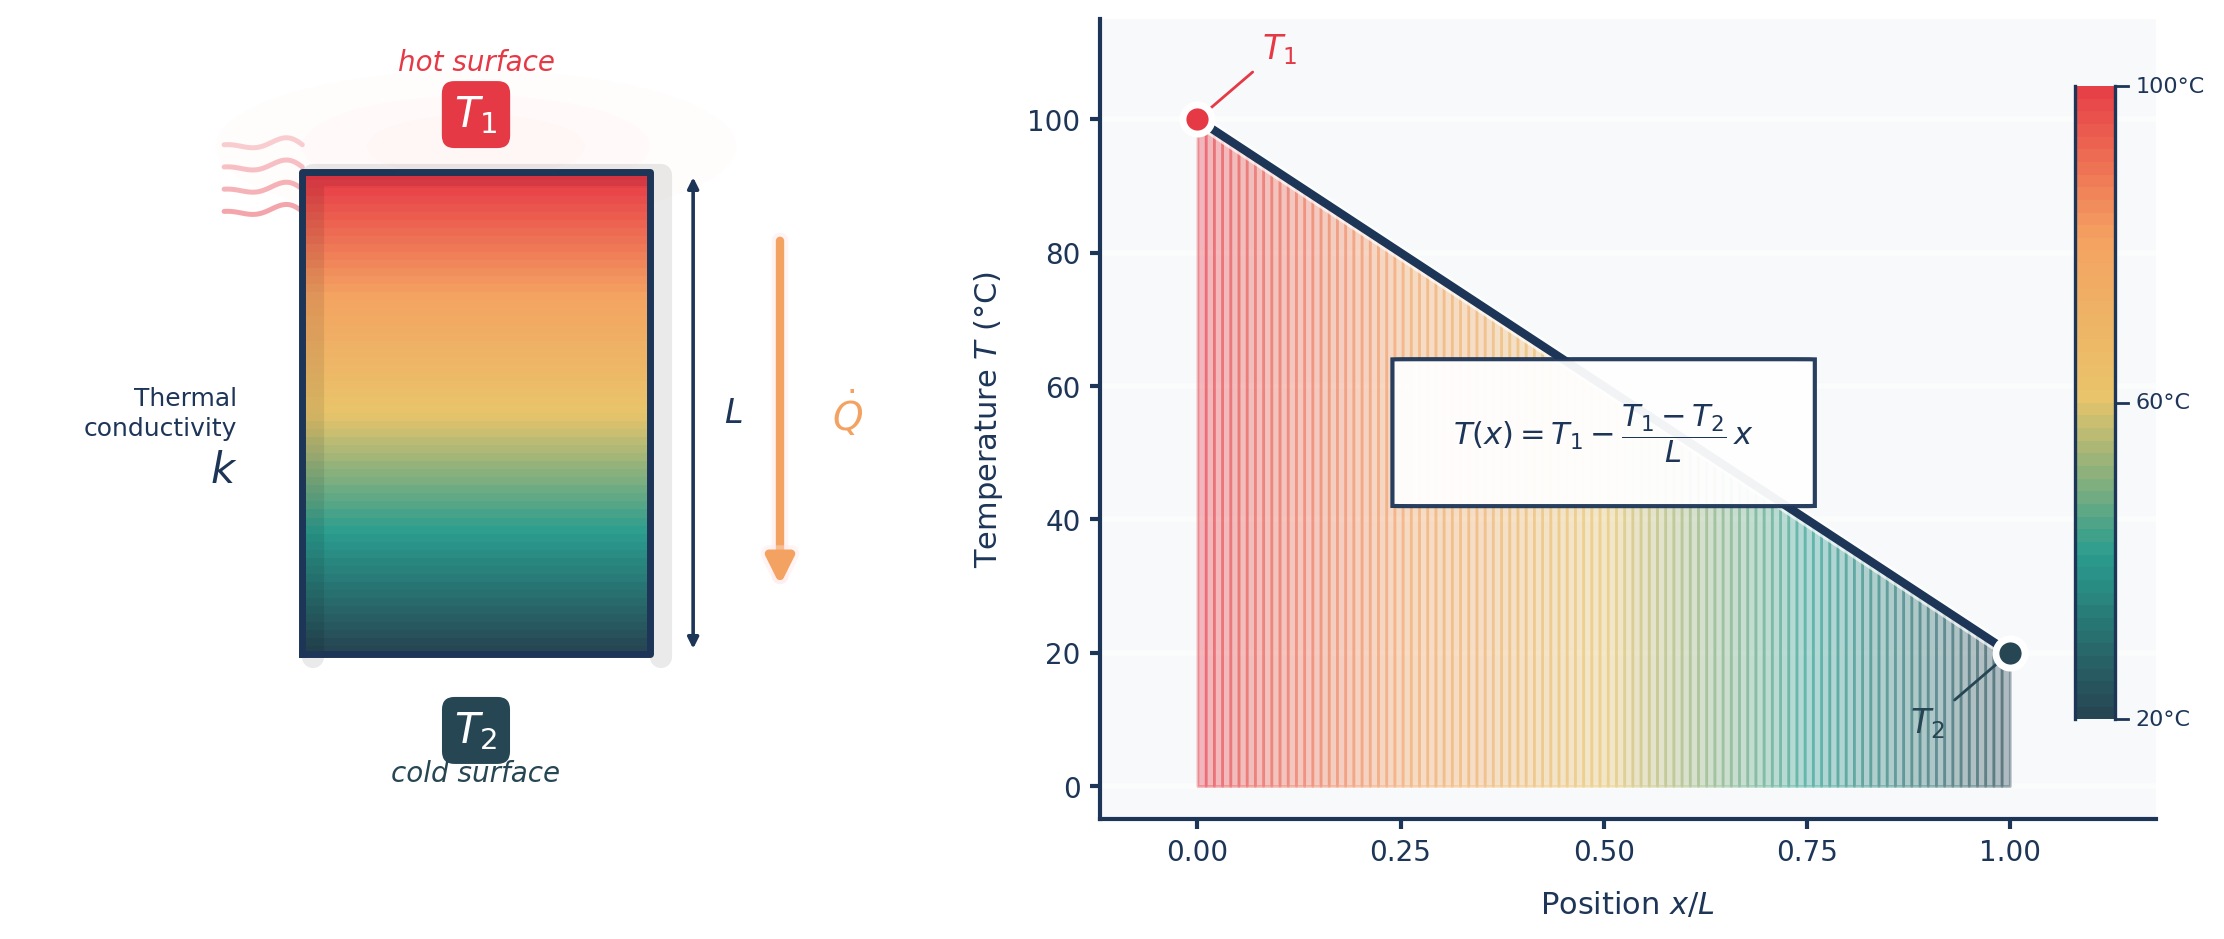

Write Python code to recreate this figure.
"""
FINAL SIGNATURE STYLE for Heat Transfer Textbook
Fixed: colour direction (red=hot at top, blue=cold at bottom)
Fixed: label overlap on temperature axis

This style is designed to be universal across all figure types in the book.
"""

import numpy as np
import matplotlib.pyplot as plt
from matplotlib.patches import FancyBboxPatch, Circle, FancyArrowPatch
from matplotlib.colors import LinearSegmentedColormap
import matplotlib.patheffects as pe

# Import overlap checker
from figure_utils import check_and_save, check_overlaps

# =============================================================================
# SIGNATURE COLOUR PALETTE
# =============================================================================
PALETTE = {
    # Core thermal colours
    'hot': '#E63946',        # Vibrant warm red
    'warm': '#F4A261',       # Rich amber/orange
    'neutral': '#E9C46A',    # Warm gold (transition)
    'cool': '#2A9D8F',       # Teal (transition)
    'cold': '#264653',       # Deep blue-grey

    # Accent and UI colours
    'accent': '#F72585',     # Magenta pink (special highlights)
    'text': '#1D3557',       # Dark blue-grey for text
    'light_bg': '#F8F9FA',   # Subtle warm white background

    # Glow effects
    'glow_hot': '#FFE5E5',   # Subtle red glow
    'glow_cold': '#E5F0F8',  # Subtle blue glow
}

def hex_to_rgb(hex_color):
    """Convert hex to RGB tuple (0-1 range)."""
    hex_color = hex_color.lstrip('#')
    return tuple(int(hex_color[i:i+2], 16)/255 for i in (0, 2, 4))

# Create custom thermal colormap: cold (0) -> hot (1)
thermal_colors = [
    (0.0, hex_to_rgb(PALETTE['cold'])),
    (0.25, hex_to_rgb(PALETTE['cool'])),
    (0.5, hex_to_rgb(PALETTE['neutral'])),
    (0.75, hex_to_rgb(PALETTE['warm'])),
    (1.0, hex_to_rgb(PALETTE['hot']))
]
THERMAL_CMAP = LinearSegmentedColormap.from_list(
    'thermal_signature',
    [(pos, color) for pos, color in thermal_colors]
)


# =============================================================================
# SIGNATURE VISUAL ELEMENTS
# =============================================================================

def draw_energy_lines(ax, x_start, y_start, y_end, n_lines=5, side='left'):
    """
    Draw wavy 'energy/vibration' lines near hot surfaces.
    These represent molecular motion - the essence of heat.
    """
    direction = -1 if side == 'left' else 1

    for i in range(n_lines):
        y_pos = y_start + (y_end - y_start) * (i + 0.5) / n_lines

        # Create wavy line that fades out
        x_wave = np.linspace(0, 0.18, 35)
        y_wave = y_pos + 0.07 * np.sin(x_wave * 38) * (1 - x_wave/0.18)
        x_wave = x_start + direction * x_wave

        # Fade alpha with distance from surface
        alpha = 0.45 - i * 0.07
        ax.plot(x_wave, y_wave, color=PALETTE['hot'], alpha=alpha,
                linewidth=1.8, solid_capstyle='round')


def draw_heat_arrow(ax, start, end, label=None):
    """Draw a distinctive gradient heat flow arrow with glow effect."""
    arrow = FancyArrowPatch(
        start, end,
        arrowstyle='-|>',
        mutation_scale=20,
        linewidth=3,
        color=PALETTE['warm'],
        path_effects=[
            pe.Stroke(linewidth=6, foreground=PALETTE['glow_hot'], alpha=0.4),
            pe.Normal()
        ],
        zorder=10
    )
    ax.add_patch(arrow)

    if label:
        mid_x = (start[0] + end[0]) / 2 + 0.12
        mid_y = (start[1] + end[1]) / 2
        ax.text(mid_x, mid_y, label, fontsize=14,
                fontweight='bold', color=PALETTE['warm'],
                ha='left', va='center')


def draw_thermal_scale(ax, x, y_bottom, height, t_min, t_max):
    """Draw a thermometer-style thermal scale bar."""
    width = 0.05
    n_segments = 50

    # Draw gradient bar (cold at bottom, hot at top)
    for i in range(n_segments):
        y0 = y_bottom + i * height / n_segments
        y1 = y_bottom + (i + 1) * height / n_segments
        frac = i / n_segments  # 0 at bottom (cold), 1 at top (hot)
        color = THERMAL_CMAP(frac)
        ax.fill([x, x, x + width, x + width], [y0, y1, y1, y0],
                color=color, edgecolor='none')

    # Border
    ax.plot([x, x], [y_bottom, y_bottom + height],
            color=PALETTE['text'], linewidth=1.2)
    ax.plot([x + width, x + width], [y_bottom, y_bottom + height],
            color=PALETTE['text'], linewidth=1.2)

    # Tick marks and labels
    for frac, temp in [(0, t_min), (0.5, (t_min+t_max)/2), (1, t_max)]:
        y = y_bottom + frac * height
        ax.plot([x + width, x + width + 0.015], [y, y],
                color=PALETTE['text'], linewidth=1)
        ax.text(x + width + 0.025, y, f'{temp:.0f}°C', fontsize=8,
                va='center', color=PALETTE['text'])


# =============================================================================
# MAIN FIGURE - CORRECTED
# =============================================================================

def create_signature_figure():
    """Create the final signature style figure."""

    fig = plt.figure(figsize=(12, 5))
    fig.patch.set_facecolor('white')

    # Layout
    ax1 = fig.add_axes([0.05, 0.12, 0.38, 0.80])   # Physical diagram
    ax2 = fig.add_axes([0.50, 0.12, 0.44, 0.80])   # Temperature plot

    T1, T2 = 100, 20  # Hot and cold temperatures

    # =========================================================================
    # LEFT: Physical System Diagram
    # =========================================================================
    ax1.set_xlim(-0.4, 1.7)
    ax1.set_ylim(-1.1, 5.2)
    ax1.set_facecolor('white')

    # Subtle glow behind hot region
    for r, alpha in [(0.6, 0.08), (0.4, 0.12), (0.25, 0.15)]:
        circle = Circle((0.65, 4.2), r, facecolor=PALETTE['glow_hot'],
                        edgecolor='none', alpha=alpha, zorder=0)
        ax1.add_patch(circle)

    # Energy/vibration lines near hot surface
    draw_energy_lines(ax1, 0.25, 3.6, 4.3, n_lines=4, side='left')

    # Draw slab with thermal gradient
    # FIXED: hot (red) at TOP, cold (blue) at BOTTOM
    n_strips = 60
    slab_bottom, slab_top = 0.2, 4.0
    slab_left, slab_right = 0.25, 1.05

    for i in range(n_strips):
        y0 = slab_bottom + i * (slab_top - slab_bottom) / n_strips
        y1 = slab_bottom + (i + 1) * (slab_top - slab_bottom) / n_strips
        # frac goes from 0 (bottom=cold) to 1 (top=hot)
        frac = i / (n_strips - 1)
        color = THERMAL_CMAP(frac)
        ax1.fill([slab_left, slab_left, slab_right, slab_right],
                 [y0, y1, y1, y0], color=color, edgecolor='none')

    # Slab border with subtle shadow
    shadow_offset = 0.025
    ax1.plot([slab_left + shadow_offset, slab_left + shadow_offset,
              slab_right + shadow_offset, slab_right + shadow_offset],
             [slab_bottom - shadow_offset, slab_top - shadow_offset,
              slab_top - shadow_offset, slab_bottom - shadow_offset],
             color='#00000015', linewidth=8, solid_capstyle='round', zorder=1)

    ax1.plot([slab_left, slab_left, slab_right, slab_right, slab_left],
             [slab_bottom, slab_top, slab_top, slab_bottom, slab_bottom],
             color=PALETTE['text'], linewidth=2.5, zorder=2)

    # Temperature labels
    # T1 (hot) at top - red pill
    ax1.text(0.65, 4.45, r'$T_1$', fontsize=15, ha='center', va='center',
             color='white', fontweight='bold',
             bbox=dict(boxstyle='round,pad=0.3', facecolor=PALETTE['hot'],
                      edgecolor='none'), zorder=10)
    ax1.text(0.65, 4.8, 'hot surface', fontsize=10, ha='center',
             color=PALETTE['hot'], style='italic')

    # T2 (cold) at bottom - blue pill with proper spacing
    ax1.text(0.65, -0.4, r'$T_2$', fontsize=15, ha='center', va='center',
             color='white', fontweight='bold',
             bbox=dict(boxstyle='round,pad=0.3', facecolor=PALETTE['cold'],
                      edgecolor='none'), zorder=10)
    ax1.text(0.65, -0.8, 'cold surface', fontsize=10, ha='center',
             color=PALETTE['cold'], style='italic')

    # Heat flow arrow
    draw_heat_arrow(ax1, (1.35, 3.5), (1.35, 0.7), r'$\dot{Q}$')

    # Thickness dimension (moved to right side of slab)
    ax1.annotate('', xy=(1.15, slab_top), xytext=(1.15, slab_bottom),
                arrowprops=dict(arrowstyle='<|-|>', lw=1.3,
                               color=PALETTE['text'], mutation_scale=8))
    ax1.text(1.22, (slab_top + slab_bottom)/2, r'$L$', fontsize=12, ha='left',
             va='center', color=PALETTE['text'], fontweight='medium')

    # Material property label
    ax1.text(0.10, 2.1, 'Thermal\nconductivity', fontsize=9, ha='right',
             va='center', color=PALETTE['text'], linespacing=1.3)
    ax1.text(0.10, 1.65, r'$k$', fontsize=15, ha='right', va='center',
             color=PALETTE['text'], fontweight='bold', style='italic')

    ax1.axis('off')

    # =========================================================================
    # RIGHT: Temperature Profile Plot
    # =========================================================================
    ax2.set_facecolor(PALETTE['light_bg'])

    x = np.linspace(0, 1, 100)
    T = T1 - (T1 - T2) * x  # Linear: T1 at x=0, T2 at x=1

    # Gradient fill under curve
    # FIXED: matches slab - red at x=0 (T1=hot), blue at x=1 (T2=cold)
    for i in range(len(x) - 1):
        frac = 1 - x[i]  # 1 at x=0 (hot), 0 at x=1 (cold)
        color = THERMAL_CMAP(frac)
        ax2.fill_between(x[i:i+2], 0, T[i:i+2], color=color, alpha=0.35)

    # Main line with subtle glow
    ax2.plot(x, T, color=PALETTE['text'], linewidth=3,
             path_effects=[
                 pe.Stroke(linewidth=5, foreground='white', alpha=0.7),
                 pe.Normal()
             ], zorder=5)

    # Endpoint markers
    ax2.scatter([0], [T1], s=110, color=PALETTE['hot'], zorder=10,
                edgecolors='white', linewidths=2.5)
    ax2.scatter([1], [T2], s=110, color=PALETTE['cold'], zorder=10,
                edgecolors='white', linewidths=2.5)

    # Labels positioned to avoid overlap - use annotation lines
    ax2.annotate(r'$T_1$', xy=(0, T1), xytext=(0.08, T1 + 8),
                fontsize=12, ha='left', va='bottom',
                color=PALETTE['hot'], fontweight='bold',
                arrowprops=dict(arrowstyle='-', color=PALETTE['hot'], lw=1))
    ax2.annotate(r'$T_2$', xy=(1, T2), xytext=(0.92, T2 - 8),
                fontsize=12, ha='right', va='top',
                color=PALETTE['cold'], fontweight='bold',
                arrowprops=dict(arrowstyle='-', color=PALETTE['cold'], lw=1))

    # Equation box
    eq_box = FancyBboxPatch(
        (0.26, 42), 0.48, 22,
        boxstyle='round,pad=0.02,rounding_size=0.03',
        facecolor='white',
        edgecolor=PALETTE['text'],
        linewidth=1.5,
        alpha=0.95,
        zorder=8,
        transform=ax2.transData
    )
    ax2.add_patch(eq_box)
    ax2.text(0.5, 53, r'$T(x) = T_1 - \dfrac{T_1 - T_2}{L}\, x$',
             fontsize=11, ha='center', va='center',
             color=PALETTE['text'], zorder=9)

    # Axis styling
    ax2.set_xlabel(r'Position $x/L$', fontsize=11, labelpad=8,
                   color=PALETTE['text'], fontweight='medium')
    ax2.set_ylabel(r'Temperature $T$ (°C)', fontsize=11, labelpad=8,
                   color=PALETTE['text'], fontweight='medium')

    ax2.set_xlim(-0.12, 1.18)
    ax2.set_ylim(-5, 115)
    ax2.set_xticks([0, 0.25, 0.5, 0.75, 1.0])
    ax2.set_yticks([0, 20, 40, 60, 80, 100])

    # Subtle horizontal grid
    ax2.yaxis.grid(True, linestyle='-', alpha=0.5, color='white', linewidth=2)
    ax2.xaxis.grid(False)
    ax2.set_axisbelow(True)

    # Spines
    ax2.spines['top'].set_visible(False)
    ax2.spines['right'].set_visible(False)
    ax2.spines['left'].set_color(PALETTE['text'])
    ax2.spines['bottom'].set_color(PALETTE['text'])
    ax2.spines['left'].set_linewidth(1.5)
    ax2.spines['bottom'].set_linewidth(1.5)
    ax2.tick_params(colors=PALETTE['text'], width=1.5, labelsize=10)

    # Thermal scale bar
    draw_thermal_scale(ax2, 1.08, 10, 95, T2, T1)

    # Check for overlaps before saving
    fig.canvas.draw()
    print("\nChecking for overlaps...")
    overlaps = check_overlaps(fig, verbose=True)

    if overlaps:
        print(f"\n⚠️  WARNING: {len(overlaps)} overlap(s) detected - please fix!")
    else:
        print("✓ No overlaps - figure is clean")

    plt.savefig('style_experiments/signature_style_final.png', dpi=200,
                facecolor='white', bbox_inches='tight')
    plt.close()

    print("✓ Final signature style created!")


if __name__ == '__main__':
    create_signature_figure()
